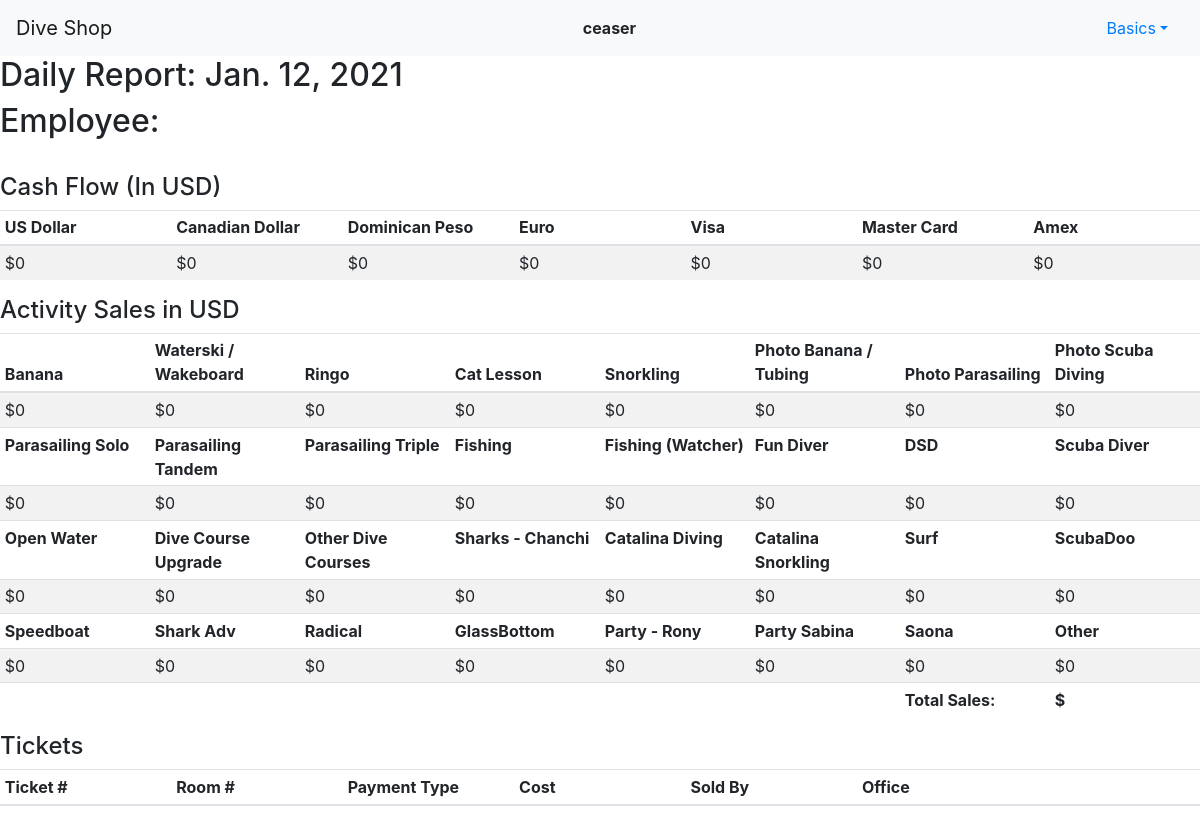
Page /my_report (signed in) on the earlier database version.
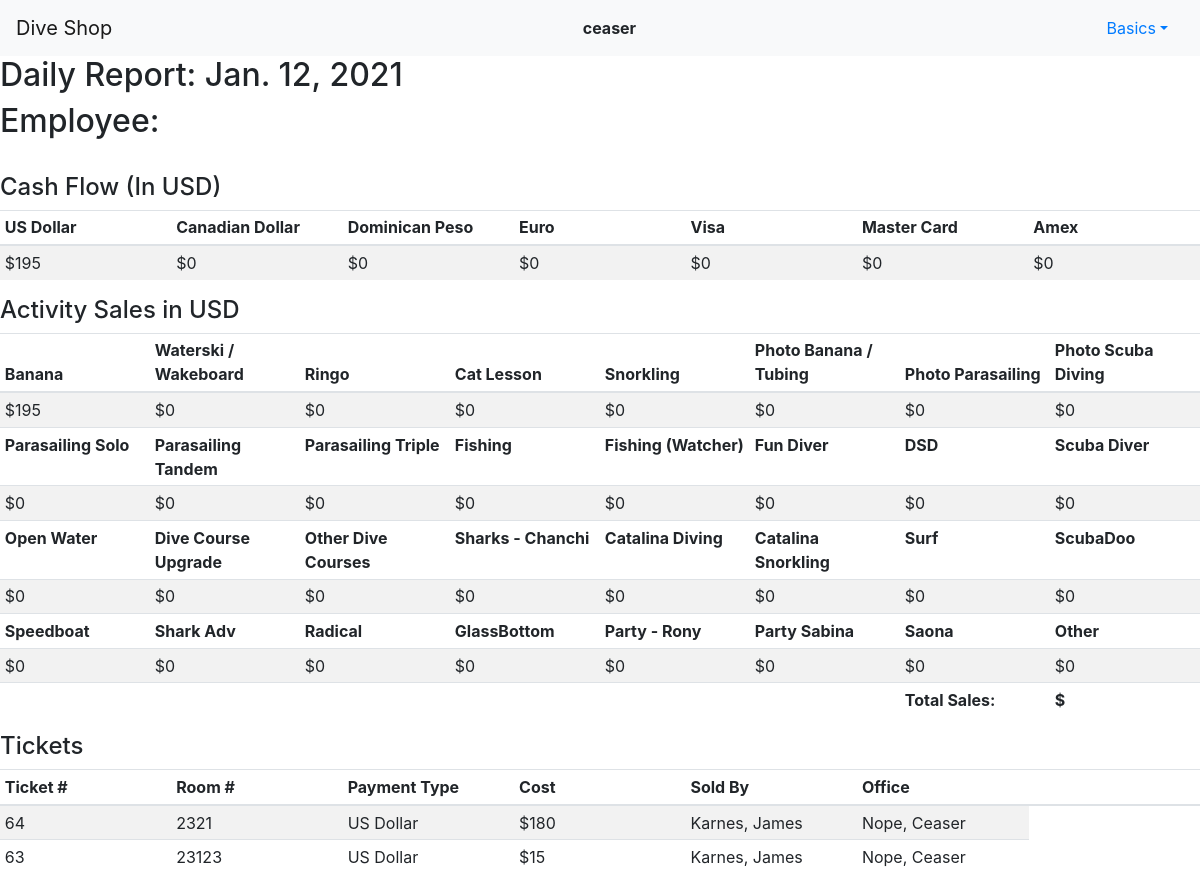
Same page on the later database version.
### sales/models.py (models this page shows, shortened)
class User(AbstractUser):
    is_management = models.BooleanField(default=False)
    is_office = models.BooleanField(default=False)
    is_owner = models.BooleanField(default=False)

class Activity(models.Model):
    activity = models.CharField(max_length=120)

class Sale(models.Model):
    seller = models.ForeignKey(Employee, on_delete=models.SET_DEFAULT, default=1, null=True, related_name="seller")
    hotel = models.ForeignKey(Hotel, on_delete=models.SET_NULL, null=True, related_name="hotel")
    date_sold = models.DateField(auto_now_add=True)
    activity_date = models.DateField(auto_now_add=False, blank = True)
    activity_time = models.TimeField(auto_now_add=False, blank = True)
    payment = models.CharField(max_length=254)
    room_number = models.IntegerField()
    client_name = models.CharField(max_length=254)
    client_email = models.EmailField(max_length=254, blank = True)
    quantity1 = models.IntegerField()
    activity1 = models.ForeignKey(Activity, on_delete=models.SET_NULL, null=True, blank = True, related_name="activity1")
    price1 = models.IntegerField()
    quantity2 = models.IntegerField(blank = True, null=True)
    activity2 = models.ForeignKey(Activity, on_delete=models.SET_NULL, null=True, blank = True, related_name="activity2")
    price2 = models.IntegerField(blank = True, null=True)
    quantity3 = models.IntegerField(blank = True, null=True)
    activity3 = models.ForeignKey(Activity, on_delete=models.SET_NULL, null=True, blank = True, related_name="activity3")
    price3 = models.IntegerField(blank = True, null=True)
    total_cost = models.IntegerField()
    office = models.ForeignKey(Office, on_delete=models.SET_NULL, null=True, related_name="office")
    pickup_location = models.CharField(max_length=254, blank = True)
    comments = models.TextField(blank = True)

class Employee(models.Model):
    last_name = models.CharField(max_length=120)
    first_name = models.CharField(max_length=120)
    id_number = models.CharField(max_length=120)
    telephone = models.CharField(max_length=10, blank = True)
    email = models.EmailField(max_length=254, blank = True)
    def __str__(self):
        return f"{self.last_name}, {self.first_name}"

class Office(models.Model):
    user = models.ForeignKey(User, on_delete=models.SET_NULL, null=True, related_name="office")
    last_name = models.CharField(max_length=120)
    first_name = models.CharField(max_length=120)
    def __str__(self):
        return f"{self.last_name}, {self.first_name}"

### sales/views.py (the view)
# urls.py: path("my_report", views.my_report, name="my_report"),
@login_required(login_url='login')
def my_report(request):
    user = request.user.get_username()
    current = User.objects.get(username=user)
    current_user = Office.objects.get(user_id=current)
    today = date.today()
    tickets = Sale.objects.filter(date_sold=today).filter(office=current_user).order_by("-id")
    usds = tickets.filter(payment="US Dollar")
    usd_total = 0
    for usd in usds:
        usd_total += usd.total_cost
    cdns = tickets.filter(payment="Canadian Dollar")
    cdn_total = 0
    for cdn in cdns:
        cdn_total += cdn.total_cost
    rds = tickets.filter(payment="Dominican Peso")
    rd_total = 0
    for rd in rds:
        rd_total += rd.total_cost
    euros = tickets.filter(payment="Euro")
    euro_total = 0
    for euro in euros:
        euro_total += euro.total_cost
    visas = tickets.filter(payment="Visa")
    visa_total = 0
    for visa in visas:
        visa_total += visa.total_cost
    mcs = tickets.filter(payment="Master Card")
    mc_total = 0
    for mc in mcs:
        mc_total += mc.total_cost
    amexs = tickets.filter(payment="Amex")
    amex_total = 0
    for amex in amexs:
        amex_total += amex.total_cost
    activities = Activity.objects.all()
    act_list = []
    for a in activities:
        act_list.append(a.activity)
    sales_numbers = []
    for a in activities:
        x = ActivityReport(a, tickets)
        sales_numbers.append(x)
    current_user = request.user.get_username()
    is_super = SuperUser(current_user)
    is_management = Manager(current_user)
    is_office = OfficeStaff(current_user)
    return render(request, "sales/daily-report.html", {
        "is_super": is_super,
        "is_management": is_management,
        "is_office": is_office,
        "tickets": tickets,
        "date": today,
        "hotel": hotel,
        "usd_total": usd_total,
        "cdn_total": cdn_total,
        "rd_total": rd_total,
        "euro_total": euro_total,
        "visa_total":  visa_total,
        "mc_total": mc_total,
        "amex_total": amex_total,
        "act_list": act_list,
        "sales_numbers": sales_numbers,
    })

### sales/util.py (called while the page is built)
def SuperUser(current_user):
    superusers = User.objects.filter(is_owner=True)
    current_id = User.objects.get(username=current_user)
    is_super = False
    for su in superusers:
        if current_id == su:
            is_super = True
    return is_super

def Manager(current_user):
    managers = User.objects.filter(is_management=True)
    current_id = User.objects.get(username=current_user)
    is_management = False
    for manager in managers:
        if current_id == manager:
            is_management = True
    return is_management

def OfficeStaff(current_user):
    office = User.objects.filter(is_office=True)
    current_id = User.objects.get(username=current_user)
    is_office = False
    for o in office:
        if current_id == o:
            is_office = True
    return is_office

def ActivityReport(Id, tickets):
    activity1_1 = tickets.filter(activity1=Id)
    activity1_2 = tickets.filter(activity2=Id)
    activity1_3 = tickets.filter(activity3=Id)
    activity1 = 0
    for act in activity1_1:
        activity1 += (act.quantity1*act.price1)
    for act in activity1_2:
        activity1 += (act.quantity2*act.price2)
    for act in activity1_3:
            activity1 += (act.quantity3*act.price3)
    return activity1

### sales/templates/sales/daily-report.html (shortened to what this page needs)
{% extends "sales/layout.html" %}
{% load static %}
{% block body %}
    <h2>Daily Report: {{ date }}</h2>
    {% if hotel != "" %}
    <h2>Hotel: {{ hotel }}</h2>
    {% else %}
    <h2>Employee: {{ employee }}</h2>
    {% endif %}
    <br>
    <h4>Cash Flow (In USD)</h4>
    <table class="table table-sm table-striped">
        <thead>
            <th style="width: 14%">US Dollar</th>
            <th style="width: 14%">Canadian Dollar</th>
            <th style="width: 14%">Dominican Peso</th>
            <th style="width: 14%">Euro</th>
            <th style="width: 14%">Visa</th>
            <th style="width: 14%">Master Card</th>
            <th style="width: 14%">Amex</th>
        </thead>
        <tbody>
            <tr>
                <td>${{ usd_total}}</td>
                <td>${{ cdn_total }}</td>
                <td>${{ rd_total }}</td>
                <td>${{ euro_total }}</td>
                <td>${{ visa_total }}</td>
                <td>${{ mc_total }}</td>
                <td>${{ amex_total }}</td>
            </tr>
        </tbody>
    </table>
    <h4>Activity Sales in USD</h4>
        <table class="table table-sm table-striped">
            <thead>
                <tr>
                {%for act in act_list|slice:":8" %}
                <th style="width: 12%">{{ act }}</th>
                {% endfor %}
                </tr>
            </thead>
            <tbody>
                <tr>
                    {%for sales in sales_numbers|slice:":8" %}
                        <td style="width: 12%">${{ sales }}</td>
                    {% endfor %}
                </tr>
                <tr>
                    {%for act in act_list|slice:"8:16" %}
                        <th style="width: 12%">{{ act }}</th>
                    {% endfor %}
                    </tr>
                    <tr>
                    {%for sales in sales_numbers|slice:"8:16" %}
                        <td style="width: 12%">${{ sales }}</td>
                    {% endfor %}
                    </tr>
                    <tr>
                    {%for act in act_list|slice:"16:24" %}
                        <th style="width: 12%">{{ act }}</th>
                    {% endfor %}
                    </tr>
                    <tr>
                    {%for sales in sales_numbers|slice:"16:24" %}
                        <td style="width: 12%">${{ sales }}</td>
                    {% endfor %}
                    </tr>
                    <tr>
                    {%for act in act_list|slice:"24:32" %}
                        <th style="width: 12%">{{ act }}</th>
                    {% endfor %}
                    </tr>
                    <tr>
                    {%for sales in sales_numbers|slice:"24:32" %}
                        <td style="width: 12%">${{ sales }}</td>
                    {% endfor %}
                    </tr>
                <tr>
                    <th></th>
                    <th></th>
                    <th></th>
                    <th></th>
                    <th></th>
                    <th></th>
                    <th>Total Sales:</td>
                    <th>${{ sales_total }}</td>
                </tr>
            </tbody>
    </table>
    <h4>Tickets</h4>
    <table class="table table-sm table-striped">
        <thead>
            <th style="width: 14%">Ticket #</th>
            <th style="width: 14%">Room #</th>
            <th style="width: 14%">Payment Type</th>
            <th style="width: 14%">Cost</th>
            <th style="width: 14%">Sold By</th>
            <th style="width: 14%">Office</th>
            <th style="width: 14%"> </th>
        </thead>
        <tbody>
            {%for ticket in tickets %}
            <tr>
                <td>{{ ticket.id }}</td>
                <td>{{ ticket.room_number }}</td>
                <td>{{ ticket.payment }}</td>
                <td>${{ ticket.total_cost }}</td>
                <td>{{ ticket.seller }}</td>
                <td>{{ ticket.office }}</td>
            </tr>
            {% endfor %}
        </tbody>
    </table>
{% endblock %}

### sales/templates/sales/layout.html (shortened to what this page needs)
{% load static %}
<!DOCTYPE html>
<html lang="en">
    <head>
        <link rel="stylesheet" href="https://stackpath.bootstrapcdn.com/bootstrap/4.4.1/css/bootstrap.min.css">
        <link rel="stylesheet" href="{% static 'sales/styles.css' %}">
    </head>
    <body>
        <nav class="navbar navbar-expand-lg navbar-light bg-light d-flex justify-content-between">
            <a class="navbar-brand" href="{% url 'index' %}">Dive Shop</a>
            <div>
              <ul class="navbar-nav mr-auto">
                {% if user.is_authenticated %}
                    <li class="nav-item">
                        <strong>{{ user.username }}</strong>
                    </li>
                {% endif %}
              </ul>
            </div>
            <div class="d-flex justify-content-between">
                {% if user.is_authenticated %}
                    <li class="nav-item dropdown" style="list-style: none;">
                        <a class="nav-link dropdown-toggle" data-toggle="dropdown" href="#" role="button" aria-haspopup="true" aria-expanded="false">Basics</a>
                      </li>
                {% endif %}
            </div>
        </nav>
        <div class="body">
            {% block body %}
            {% endblock %}
        </div>
    </body>
</html>

### sales/static/sales/styles.css (style rules this page uses)
table td { position: relative; }

Differences in the rows shown:
added Sale: id "64", room_number "2321", payment "US Dollar", total_cost "180", seller "Karnes, James", office "Nope, Ceaser"
added Sale: id "63", room_number "23123", payment "US Dollar", total_cost "15", seller "Karnes, James", office "Nope, Ceaser"
Other differences:
{{ usd_total }}: "0" → "195"
new list line: "$ 195"
list line gone: "$ 0"
